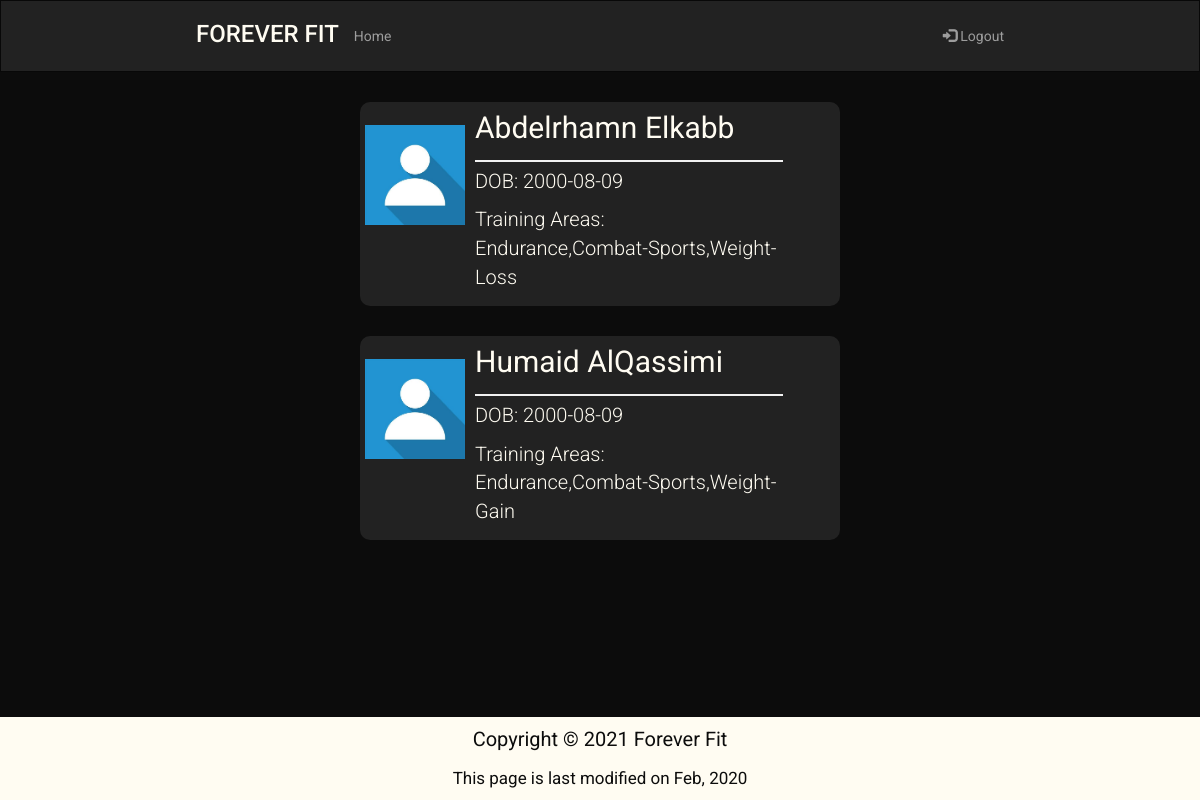
Page /TrainerSearch on the earlier database version.
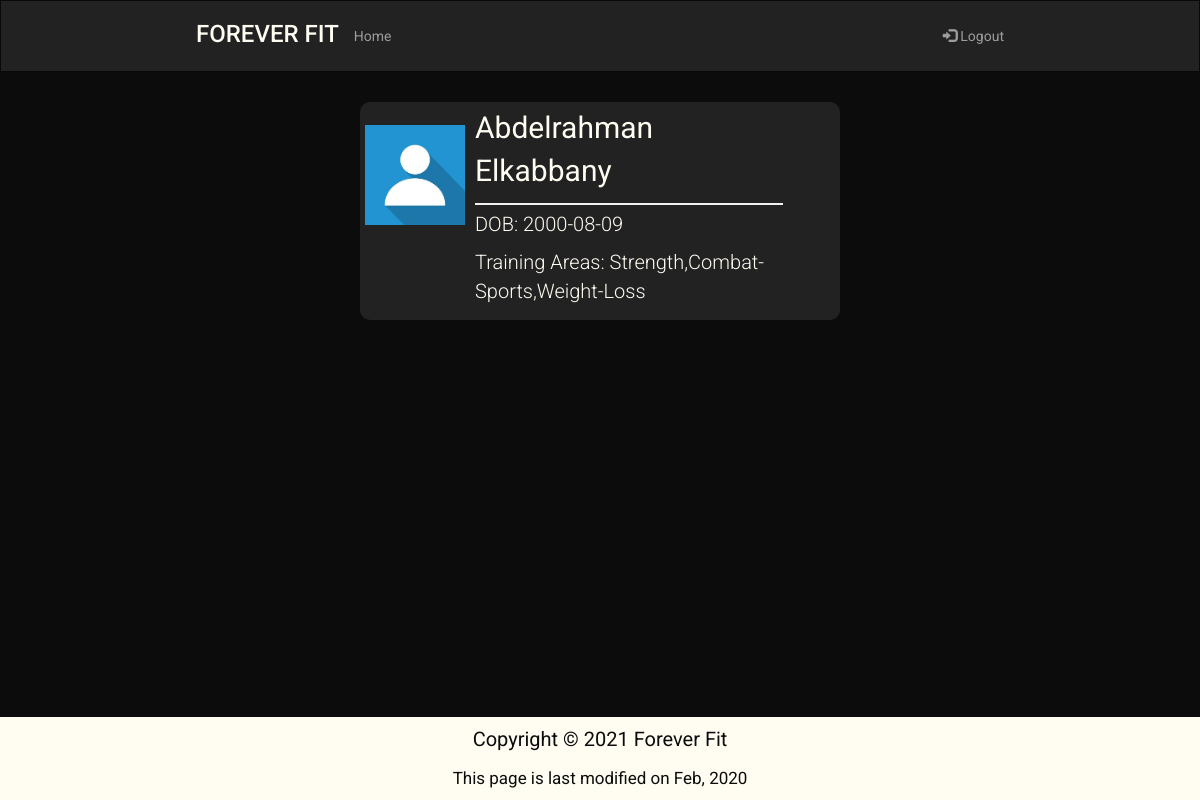
Same page on the later database version.
### sql_db.py (models this page shows, shortened)
class User(UserMixin,db.Model):
    username = db.Column(db.String(80), unique=True, primary_key=True)
    fname = db.Column(db.String(120), nullable=False)
    lname = db.Column(db.String(120), nullable=False)
    dob = db.Column(db.String(120), nullable=False)
    password = db.Column(db.String(120), nullable=False)
    isTrainer = db.Column(db.Boolean, nullable = False)
    fitnessGoals = db.Column(db.String(120), nullable=True)
    def __repr__(self):
        return '<User %r>' % self.username

### routes.py (the view)
@app.route('/TrainerSearch')
def TrainerSearch():
    return render_template('trainer-search.html', trainers = get_trainers())

### sql_db.py (called while the page is built)
def get_trainers():
    print(User.query.filter_by(isTrainer = True).all())
    return User.query.filter_by(isTrainer = True).all()

### templates/trainer-search.html (shortened to what this page needs)
<!DOCTYPE html>
<html lang="en">
    <head>
        <link rel="stylesheet" href="https://maxcdn.bootstrapcdn.com/bootstrap/3.4.1/css/bootstrap.min.css" />
        <link rel="stylesheet" href="../static/main.css" />
    </head>
    <body>
        <header>
            <nav class="navbar navbar-inverse" style="border-radius: 0px; margin-bottom: 0px;">
                <div class="container-fluid">
                    <div class="navbar-header mobile-center">
                        <h3 class="logo" href="#">FOREVER FIT</h3>
                    </div>
                    <ul class="nav navbar-nav laptop">
                        <li><a href="/">Home</a></li>
                    </ul>
                    <ul class="nav navbar-nav navbar-right laptop">
                        <li>
                            <a href="/logout"><span class="glyphicon glyphicon-log-in"></span> Logout</a>
                        </li>
                    </ul>
                </div>
            </nav>
        </header>
        <main>
            <div class="trainer-holder">
                {% for trainer in trainers %}
                <div class="trainer-widget">
                    <div class="trainer-image">
                        <img src="../static/images/profile-picture.jpeg" alt="ProfilePicture" class="profile-picture">
                    </div>
                    <div class = "trainer-info">
                        <div class="trainer-name big">
                            <p>{{ trainer.fname }} {{ trainer.lname }}</p>
                        </div>
                        <hr style="width: 100%; margin-top: 5px; margin-bottom:5px">
                        <div class="small trainer-details">
                            <p>DOB: {{ trainer.dob }}</p>
                            <p>Training Areas: {{ trainer.fitnessGoals }}</p>
                        </div>
                    </div>
                </div>
                {% endfor %}
            </div>
        </main>
        <footer class="page-footer">
            <p>Copyright &copy; 2021 Forever Fit</p>
            <small>This page is last modified on Feb, 2020</small>
        </footer>
    </body>
</html>

### static/main.css (style rules this page uses)
:root { --black: #0c0c0c; --white: #fffcf2; --red: #e54b4b; --lightred: #f0c1c1; --blue: #4282f8; }
@media (min-width : 872px) { .navbar { padding-left: 15%; padding-right: 15%; padding-bottom: 10px; } }
@media (min-width : 872px) { .navbar-nav { padding-top: 10px; } }
@media (min-width : 872px) { .page-footer { font-size: 20px; } }
@media (min-width : 872px) { .big { font-size: 30px; } }
@media (min-width : 872px) { .small { font-size: 20px; font-weight: 300; } }
body { font-family: 'Roboto', sans-serif; background-color: var(--black); }
main { background-color: var(--black); display: block; overflow: auto; color: var(--white) }
.page-footer { position: fixed; left: 0; bottom: 0; width: 100%; background-color: var(--white); color: var(--black); text-align: center; padding-top: 8px; padding-bottom: 8px; }
.logo { color: var(--white); }
hr { border: 1px solid #f1f1f1; margin-bottom: 25px; }
.trainer-holder { display: flex; flex-direction: column; justify-content: space-between; }
.trainer-widget { border-radius: 10px; margin-top: 30px; background-color: #222222; padding: 5px 5px 5px 5px; display: flex; flex-direction: row; }
.trainer-image { width:100px; margin-right: 10px; }
.profile-picture { width: 100%; }
.trainer-info { width: 65%; }
@media (min-width : 1065px) { .trainer-holder { padding-left: 30%; padding-right: 30%; } }
@media (min-width : 1065px) { .trainer-image { padding-top : 18px; } }

Differences in the rows shown:
removed User: fname "Humaid", lname "AlQassimi", dob "2000-08-09", fitnessGoals "Endurance,Combat-Sports,Weight-Gain"
changed User: fname "Abdelrhamn" → "Abdelrahman"; lname "Elkabb" → "Elkabbany"; fitnessGoals "Endurance,Combat-Sports,Weight-Loss" → "Strength,Combat-Sports,Weight-Loss"
